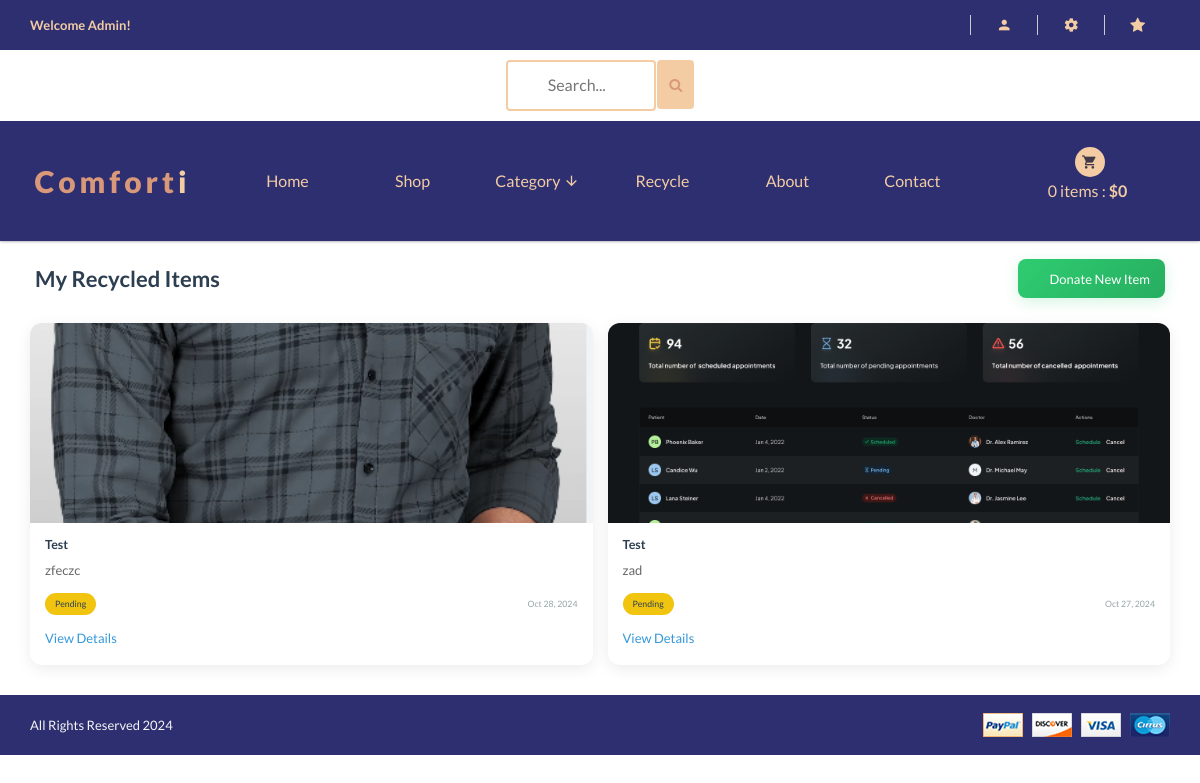
The page /recycle/my-items/ (signed in) on the database as committed earlier.
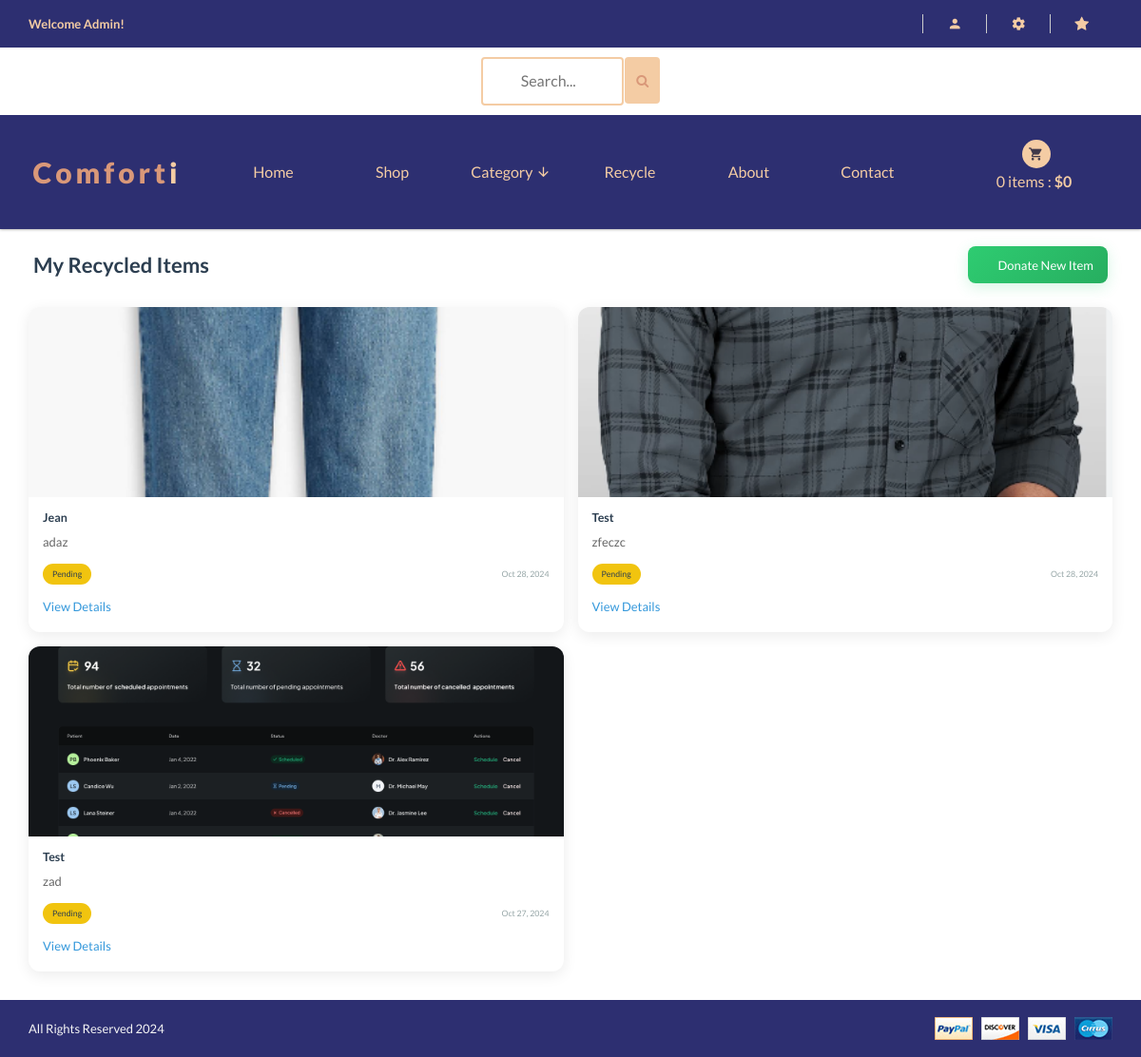
The same page on the database as committed later.
### recycle/models.py (models this page shows, shortened)
class RecycledItem(models.Model):
    user = models.ForeignKey(Account, on_delete=models.CASCADE)
    name = models.CharField(max_length=100)
    description = models.TextField(max_length=300, blank=True)
    drop_point = models.ForeignKey(DropPoint, on_delete=models.CASCADE)
    status_choices = (
        ('pending', 'Pending'),
        ('confirmed', 'Confirmed'),
        ('declined', 'Declined'),
    )
    status = models.CharField(max_length=10, choices=status_choices, default='pending')
    image = models.ImageField(upload_to='recycled_items', blank=True)
    created_at = models.DateTimeField(auto_now_add=True)
    updated_at = models.DateTimeField(auto_now=True)
    class Meta:
        verbose_name = 'Recycled Item'
        verbose_name_plural = 'Recycled Items'
        ordering = ['-created_at']
    def get_recycled_item_details_url(self):
        return reverse('recycle:recycled_item_details', args=[self.id])
    def get_status_display(self):
        return dict(self.status_choices).get(self.status)

### recycle/views.py (the view)
# urls.py: path('my-items/', views.my_recycled_items, name='my_recycled_items'),
@login_required
def my_recycled_items(request):
    items_list = RecycledItem.objects.filter(user=request.user).order_by('-created_at')
    paginator = Paginator(items_list, 9)  # Show 9 items per page
    page = request.GET.get('page')
    try:
        items = paginator.page(page)
    except PageNotAnInteger:
        items = paginator.page(1)
    except EmptyPage:
        items = paginator.page(paginator.num_pages)
    context = {
        'recycled_items': items,
    }
    return render(request, 'shop/recycle/my_recycled_items.html', context)

### shop/context_processors.py (called while the page is built)
def category_list(request):
    return {
        'categories' : Category.objects.all(),
    }

### shop/models.py (called while the page is built)
    def get_category_slug_url(self):
        return reverse('shop:categries', args=[self.slug])

### templates/shop/recycle/my_recycled_items.html (shortened to what this page needs)
{% extends 'base.html' %}
{% load static %}
{% block content %}
<div class="container py-5">
    <div class="header-section">
        <h1 class="main-title">My Recycled Items</h1>
        <a href="{% url 'recycle:donate_item' %}" class="donate-btn">
            <i class="fas fa-plus-circle"></i>
            Donate New Item
        </a>
    </div>
    {% if recycled_items %}
        <div class="items-grid">
            {% for item in recycled_items %}
                <div class="item-card">
                    <div class="recycle-card">
                        {% if item.image %}
                            <div class="card-image-container">
                                <img src="{{ item.image.url }}" alt="{{ item.name }}">
                            </div>
                        {% endif %}
                        <div class="card-content">
                            <h5 class="item-title">{{ item.name }}</h5>
                            <p class="item-description">{{ item.description|truncatewords:20 }}</p>
                            <div class="item-meta">
                                <span class="status-badge status-{{ item.status }}">
                                    {{ item.get_status_display }}
                                </span>
                                <span class="date-info">{{ item.created_at|date:"M d, Y" }}</span>
                            </div>
                            <a href="{{ item.get_recycled_item_details_url }}" class="details-link">
                                View Details
                                <i class="fas fa-arrow-right"></i>
                            </a>
                        </div>
                    </div>
                </div>
            {% endfor %}
        </div>
    {% endif %}
</div>
{% endblock %}

Rows that differ between the two databases and show on the page:
added RecycledItem: image (picture), name "Jean", description "adaz", status "Pending", created_at "Oct 28, 2024"
